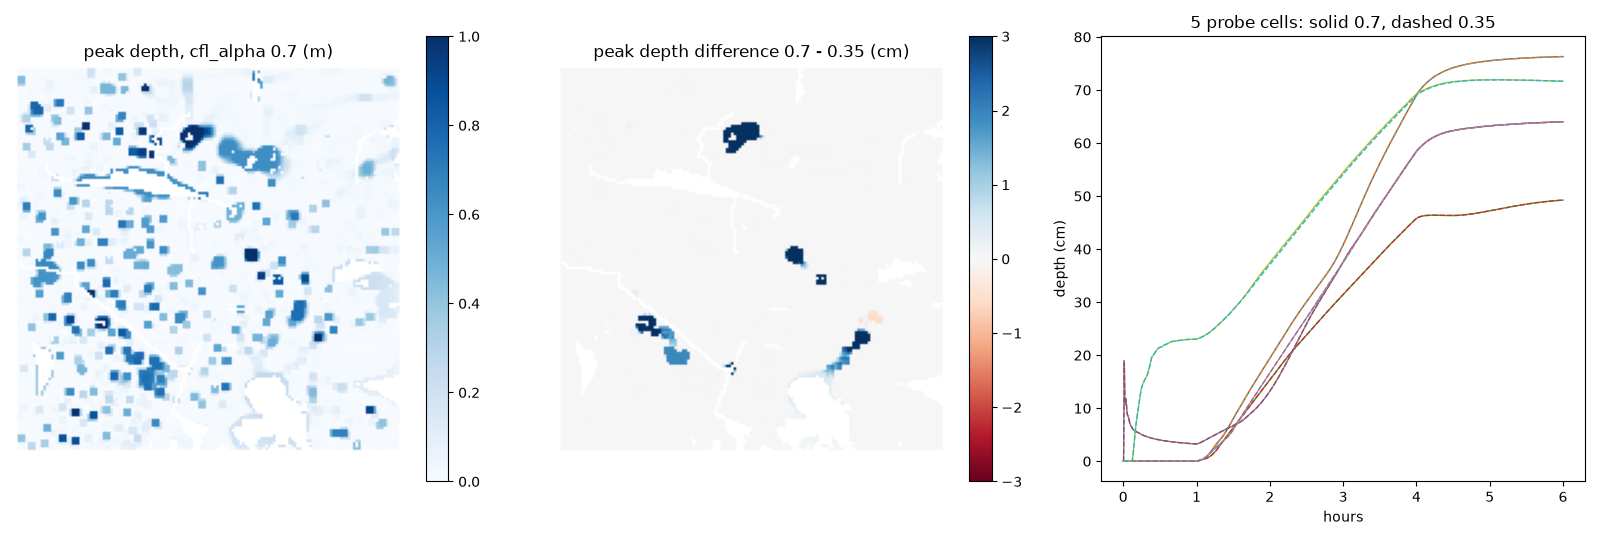

Here is the Python script that generated this plot:
"""Reviewer check: timestep sensitivity on a cropped 150x150 box around Velachery using the
production numba kernels from 02_fast_model.py. cfl_alpha 0.7 (production) vs 0.35 (half dt)."""
import importlib, json, math, sys, time
import numpy as np
sys.path.insert(0, "/home/tekiru/Desktop/highground/pipeline")
from common import CFG, WORK, CRS, grid_spec
from pyproj import Transformer
fm = importlib.import_module("02_fast_model")

transform, W, H = grid_spec()
tr = Transformer.from_crs("EPSG:4326", CRS, always_xy=True)
x, y = tr.transform(80.22, 12.98)
c0, r0 = ~transform * (x, y)
r0, c0 = int(r0) - 75, int(c0) - 75
S = np.s_[r0:r0 + 150, c0:c0 + 150]
z = np.load(WORK / "z_model.npy")[S].astype(np.float64)
lc = np.load(WORK / "landcover.npy")[S]
burn = np.load(WORK / "waterway.npy")[S]
dtm = np.load(WORK / "dtm_bare.npy")[S].astype(np.float64)
bd = np.load(WORK / "burn_depth.npy")[S]
LC = fm.LC
lcfg = CFG["landcover"]
n = np.full(z.shape, lcfg["manning"]["urban"])
for k, v in lcfg["manning"].items():
    if k in LC:
        n[lc == LC[k]] = v
n2 = (n * n).astype(np.float32)
loss = np.zeros(z.shape)
for k, v in lcfg["infiltration_mm_h"].items():
    loss[lc == LC[k]] += v / 1000 / 3600
ring = np.zeros(z.shape, bool); ring[0] = ring[-1] = True; ring[:, 0] = ring[:, -1] = True
G, dx, hdry = 9.81, 30.0, CFG["solver"]["h_dry_m"]

def sim(alpha, rain_mm_h=40.0, spin_h=1.0, rain_h=3.0, tail_h=2.0, probes=None):
    h = np.zeros(z.shape)
    h[burn] = np.clip(dtm[burn] - z[burn], 0, bd[burn])
    h[ring] = 0.0
    qx = np.zeros((150, 149), np.float32); qy = np.zeros((149, 150), np.float32)
    fac = np.ones(z.shape); hmax = np.zeros(z.shape); t15 = np.full(z.shape, -1.0)
    row = np.zeros((150, 5)); hbuf = np.empty(z.shape); outlet_h = np.zeros(z.shape); infl = np.zeros(z.shape)
    z32 = z.astype(np.float32)
    total = (spin_h + rain_h + tail_h) * 3600
    t = 0.0; hm = float(h.max()); V0 = h[~ring].sum() * dx * dx; vin = vout = vl = 0.0; steps = 0
    ts_rec = {p: [] for p in (probes or [])}
    while t < total - 1e-9:
        dt = min(CFG["solver"]["max_dt_s"], alpha * dx / math.sqrt(G * max(hm, 0.01)), total - t)
        tt = t - spin_h * 3600
        rate = rain_mm_h if 0 <= tt < rain_h * 3600 else 0.0
        fm.momentum(h, z32, qx, qy, n2, dt, dx, G, hdry)
        fm.limit_outflow(h, qx, qy, fac, dt, dx)
        fm.continuity(h, qx, qy, fac, z, ring, outlet_h, rate / 1000 / 3600 * dt, loss, infl, 0.0, dt, dx,
                      max(tt, 0) / 3600, 0.15 if tt >= 0 else 1e9, hmax, t15, row, hbuf)
        if tt < 0:
            hmax[:] = 0.0
        vout += row[:, 0].sum() * dx * dx; vl += row[:, 1].sum() * dx * dx; vin += row[:, 2].sum() * dx * dx
        hm = row[:, 4].max(); t += dt; steps += 1
        for p in ts_rec:
            ts_rec[p].append((t, h[p]))
    V1 = h[~ring].sum() * dx * dx
    err = 100 * (V0 + vin - vout - vl - V1) / vin
    return dict(h=h.copy(), hmax=hmax.copy(), t15=t15.copy(), steps=steps, mass_err_pct=err, ts=ts_rec)

if __name__ == "__main__":
    inner = ~ring & ~burn & (lc != 4)
    # probes: 4 land cells that end up ponded in a quick look + 1 channel cell
    t0 = time.time()
    A = sim(0.7)
    wetc = np.argwhere(inner & (A["hmax"] > 0.3))
    rng = np.random.default_rng(0)
    probes = [tuple(wetc[i]) for i in rng.choice(len(wetc), 5, replace=False)]
    A = sim(0.7, probes=probes)
    B = sim(0.35, probes=probes)
    C = sim(0.175, probes=probes)
    out = {}
    for name, X in (("alpha_0.35", B), ("alpha_0.175", C)):
        d = (A["hmax"] - X["hmax"])[inner]
        wa, wx = A["hmax"][inner] >= 0.15, X["hmax"][inner] >= 0.15
        ta, tx = A["t15"][inner], X["t15"][inner]
        both = (ta >= 0) & (tx >= 0)
        out[name] = dict(steps=X["steps"], mass_err_pct=X["mass_err_pct"],
                         hmax_mean_abs_diff_cm=float(np.abs(d).mean() * 100), hmax_p99_abs_diff_cm=float(np.percentile(np.abs(d), 99) * 100),
                         hmax_max_abs_diff_cm=float(np.abs(d).max() * 100),
                         final_h_mean_abs_diff_cm=float(np.abs((A["h"] - X["h"])[inner]).mean() * 100),
                         wet15_share_prod=float(wa.mean()), wet15_share_this=float(wx.mean()),
                         wet15_cell_agreement=float((wa == wx).mean()),
                         t15_median_abs_diff_min=float(np.median(np.abs(ta[both] - tx[both])) * 60),
                         t15_p95_abs_diff_min=float(np.percentile(np.abs(ta[both] - tx[both]), 95) * 60))
    out["alpha_0.7"] = dict(steps=A["steps"], mass_err_pct=A["mass_err_pct"])
    # oscillation: total variation of h over the rain-free tail vs net change, per probe
    osc = {}
    for p in probes:
        for name, X in (("0.7", A), ("0.35", B)):
            arr = np.array(X["ts"][p]); tail = arr[arr[:, 0] > 4 * 3600][:, 1]
            osc.setdefault(str(p), {})[name] = dict(tail_total_variation_cm=float(np.abs(np.diff(tail)).sum() * 100),
                                                    tail_net_change_cm=float((tail[-1] - tail[0]) * 100),
                                                    sign_changes=int((np.diff(np.sign(np.diff(tail))) != 0).sum()))
    out["probe_oscillation"] = osc
    out["box"] = dict(row0=int(r0), col0=int(c0), size=150, rain="40 mm/h for 3 h after 1 h spin-up, 2 h dry tail",
                      wall_s=round(time.time() - t0, 1))
    json.dump(out, open("/home/tekiru/Desktop/highground/review/model-review/dt_halving.json", "w"), indent=1)
    print(json.dumps(out, indent=1))
    import matplotlib; matplotlib.use("Agg"); import matplotlib.pyplot as plt
    fig, ax = plt.subplots(1, 3, figsize=(16, 5.4), dpi=100)
    im = ax[0].imshow(np.where(inner, A["hmax"], np.nan), vmin=0, vmax=1, cmap="Blues"); ax[0].set_title("peak depth, cfl_alpha 0.7 (m)"); fig.colorbar(im, ax=ax[0])
    im = ax[1].imshow(np.where(inner, (A["hmax"] - B["hmax"]) * 100, np.nan), vmin=-3, vmax=3, cmap="RdBu"); ax[1].set_title("peak depth difference 0.7 - 0.35 (cm)"); fig.colorbar(im, ax=ax[1])
    for p in probes:
        for name, X, ls in (("0.7", A, "-"), ("0.35", B, "--")):
            arr = np.array(X["ts"][p]); ax[2].plot(arr[:, 0] / 3600, arr[:, 1] * 100, ls, lw=1)
    ax[2].set_xlabel("hours"); ax[2].set_ylabel("depth (cm)"); ax[2].set_title("5 probe cells: solid 0.7, dashed 0.35")
    for a in ax[:2]: a.axis("off")
    plt.tight_layout(); plt.savefig("/home/tekiru/Desktop/highground/review/model-review/dt_halving.png")
